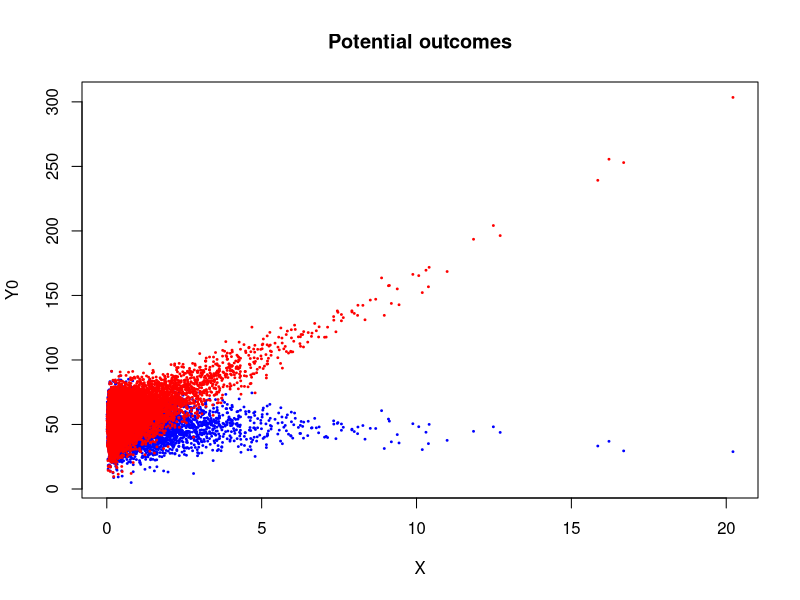
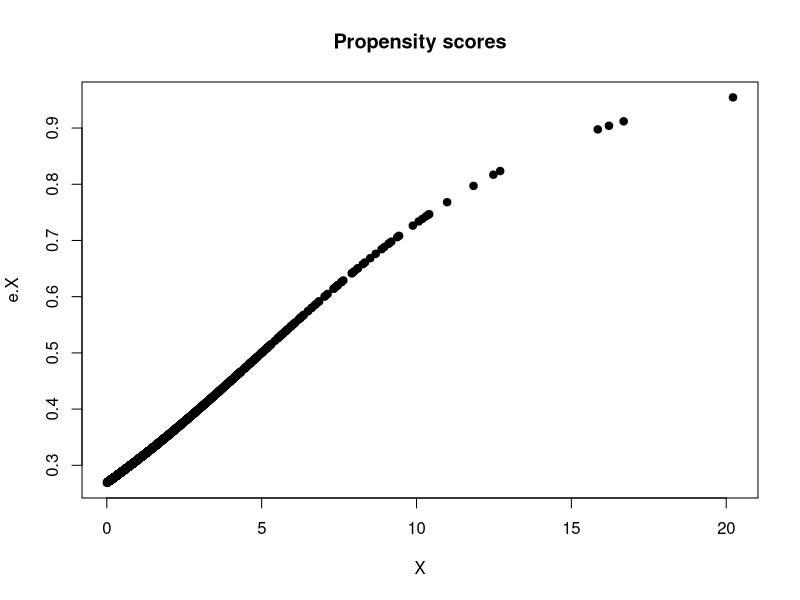
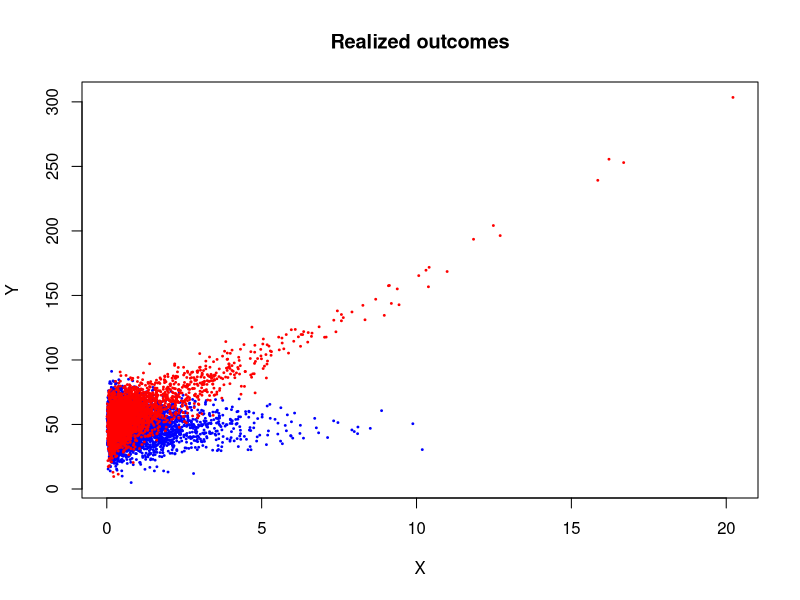
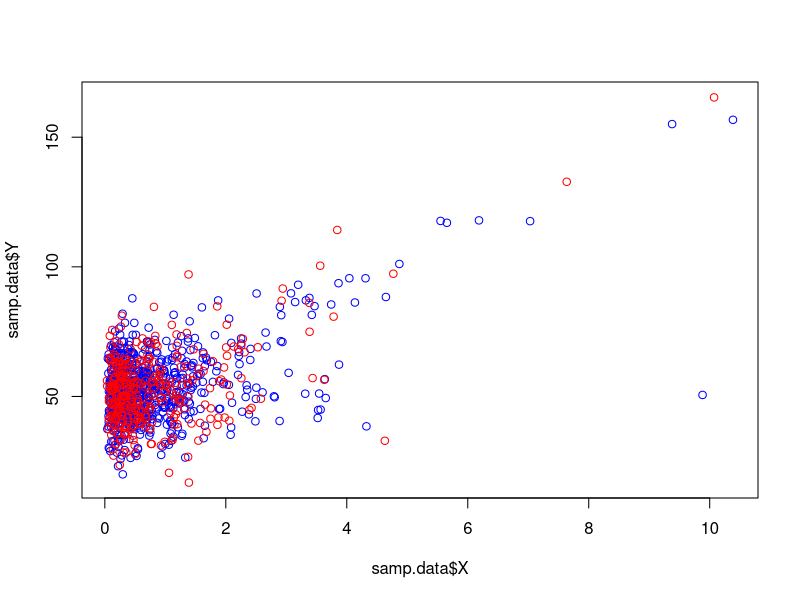
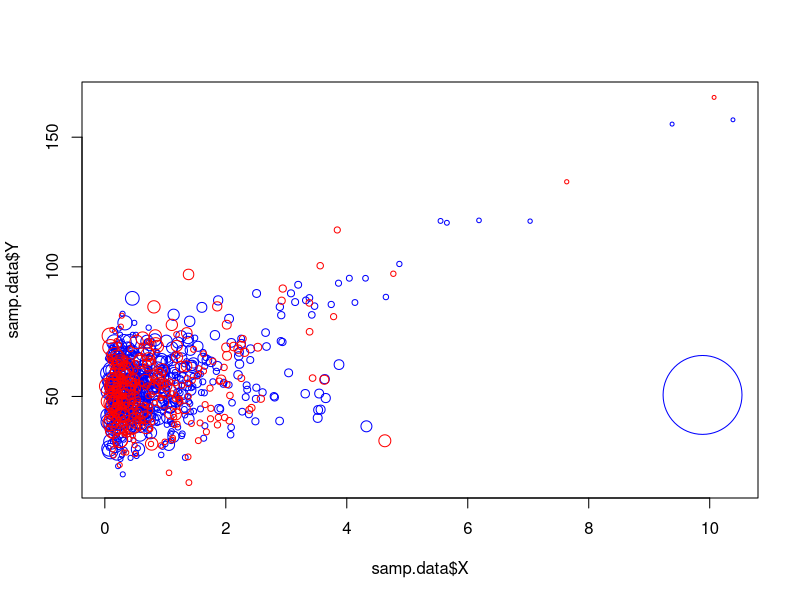
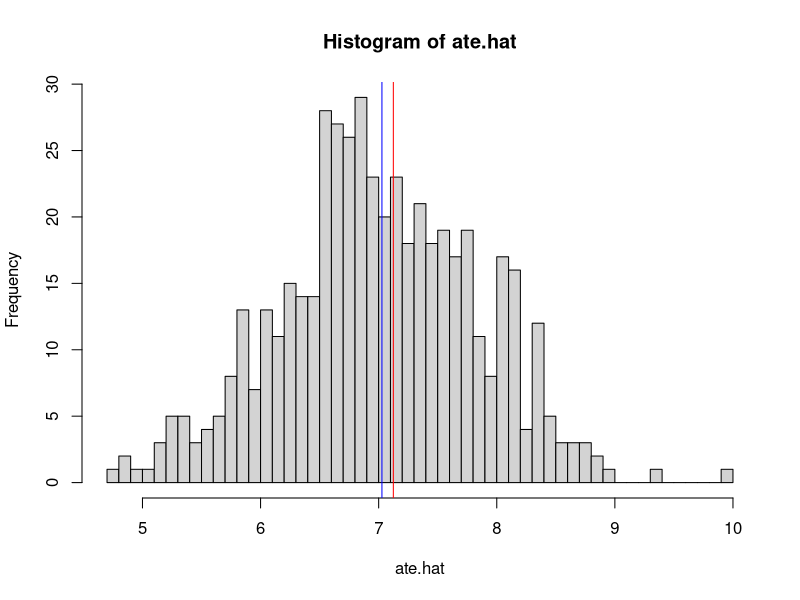
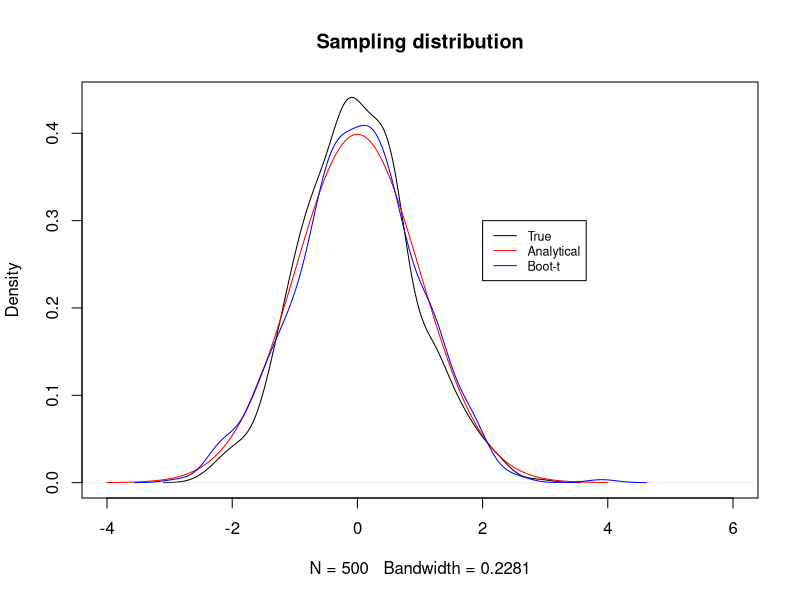
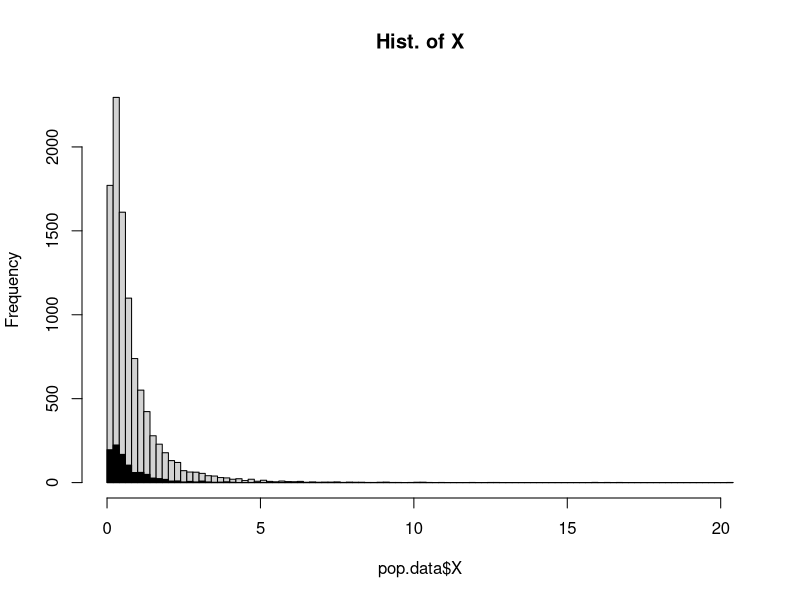

Source code (R) for these figures, in order:
## ---- chunk 1
knitr::opts_chunk$set(echo = TRUE, fig.dim = c(4,4))
library(sandwich)
library(lmtest)
## ---- chunk 2
# Make population data
set.seed(11)
N.pop <- 10000
index <- 1:N.pop
X <- .5*exp(rnorm(N.pop))
Y0 <- 50-.05*X^2+(1+.5*(max(X)-X))*rnorm(N.pop)
Y1 <- -1.5 + Y0 + 10*X + .2*X^2+ .25*X*rnorm(N.pop)
e.X <- (1+exp(1-.2*X))^(-1)
D <- rbinom(N.pop, 1, e.X)
Y <- D*Y1 + (1-D)*Y0
rho <- mean(Y1-Y0)

plot(X, Y0, col="blue", pch=19, 
     cex=.25, ylim=range(c(Y1,Y0)),
     main="Potential outcomes")
points(X, Y1, col="red", pch=19, cex=.25)

plot(X, e.X, pch=19, main="Propensity scores")

plot(X, Y, type="n", ,
     main="Realized outcomes")
points(X[D==0], Y[D==0], col="blue", pch=19, cex=.25)
points(X[D==1], Y[D==1], col="red", pch=19, cex=.25)
rho
summary(lm(Y~D))[[4]][,1]
summary(lm(Y~D+X))[[4]][,1]
summary(lm(Y~D*I(X-mean(X))))[[4]][,1]

pop.data <- data.frame(index, Y, D, X)
## ---- chunk 3
# Draw a sample:
n.samp <- 1000

samp.i <- sample(index, n.samp)
samp.data <- pop.data[samp.i,]
plot(samp.data$X, samp.data$Y, type="n")
points(samp.data$X[D==0], samp.data$Y[D==0], col="blue")
points(samp.data$X[D==1], samp.data$Y[D==1], col="red")

summary(lm(Y~D, data=samp.data))[[4]][,1]
summary(lm(Y~D+X, data=samp.data))[[4]][,1]
summary(lm(Y~D*I(X-mean(X)), data=samp.data))[[4]][,1]

e.hat.X <- predict(glm(D~X, data=samp.data, 
						family="binomial"), 
						type="response")

samp.data$w <- samp.data$D*(1/e.hat.X) + (1-samp.data$D)*(1/(1-e.hat.X))

plot(samp.data$X, samp.data$Y, type="n")
points(samp.data$X[D==0], samp.data$Y[D==0], 
       cex=.5*samp.data$w[D==0],col="blue")
points(samp.data$X[D==1], samp.data$Y[D==1], 
       cex=.5*samp.data$w[D==1],col="red")
## ---- chunk 4
fit.ipsw.s <- lm(Y~D, weights=samp.data$w, data=samp.data)
summary(fit.ipsw.s)[[5]][,1]
## ---- chunk 5
# Get bootstrap estimate
n.boot <- 500
ate.hat <- rep(NA, n.boot)
t.out <- rep(NA, n.boot)

for (i in 1:n.boot){
	boot.index <- sample(samp.data$index, n.samp, replace=T)
	boot.data <- samp.data[match(boot.index, samp.data$index),] 	
	e.hat.boot <- predict(glm(D~X, data=boot.data, 
							family="binomial"), 
							type="response")
boot.data$w <- boot.data$D*(1/e.hat.boot)/sum(boot.data$D*(1/e.hat.boot)) + (1-boot.data$D)*(1/(1-e.hat.boot))/sum((1-boot.data$D)*(1/(1-e.hat.boot)))
	fit.ipsw.b <- lm(Y~D, weights=boot.data$w, data=boot.data) 
	ate.hat[i] <- coef(fit.ipsw.b)[2]
	t.out[i] <- coeftest(fit.ipsw.b , vcov.= vcovHC(fit.ipsw.b, "HC2"))[2,3]
	cat(paste(i, " ")); flush.console() # progress indicator
}

hist(ate.hat, breaks=50)
abline(v=coef(fit.ipsw.s)[2], col="blue")
abline(v=rho, col="red")

aCI.out <- coeftest(fit.ipsw.s , vcov.= vcovHC(fit.ipsw.s, "HC2"))

# Naive analytical asymptotic CI ignoring pscore estimation
aaCI <- c(aCI.out[2,1]-qt(.975, fit.ipsw.s[[9]])*aCI.out[2,2], aCI.out[2,1]+qt(.975, fit.ipsw.s[[9]])*aCI.out[2,2])
# Bootstrap-b CI
bbCI <- quantile(ate.hat, c(0.025, .975))
# Bootstrap-t CI
btCI <- aCI.out[2,2]*quantile(t.out, c(0.025, .975))

coef(fit.ipsw.s)[2]
aaCI
bbCI
btCI
## ---- chunk 6

n.iter <- 500
ate.hat.s <- rep(NA, n.iter)
t.out.s <- rep(NA, n.iter)

for(j in 1:n.iter){
	samp.i <- sample(index, n.samp)
	samp.data <- pop.data[samp.i,]
	e.hat.X <- predict(glm(D~X, data=samp.data, 
						family="binomial"), 
						type="response")
	samp.data$w <- samp.data$D*(1/e.hat.X) + (1-samp.data$D)*(1/(1-e.hat.X))
	fit.ipsw <- lm(Y~D, weights=samp.data$w, data=samp.data)
	ate.hat.s[j] <- coef(fit.ipsw)[2]
	t.out.s[j] <- coeftest(fit.ipsw , vcov.= vcovHC(fit.ipsw, "HC2"))[2,3]
	cat(paste(j, " ")); flush.console() # progress indicator
}

# True coef mean
mean(ate.hat.s)
# Estimate
coef(fit.ipsw.s)[2]

# True sampling sd
sd(ate.hat.s)
# Estimates
#  Naive analytical
aCI.out[2,2]
#  bootstrap-b
sd(ate.hat)

# True t stat dist
plot(density(t.out.s-mean(t.out.s)), 
     main="Sampling distribution",
     xlim=c(-4,6))
# Estimates:
#   Analytical
points(	seq(-4,4,.01), 
		dt(seq(-4,4,.01), 
		df=fit.ipsw.s[[9]]), 
		type="l", 
		col="red")
#  Bootstrap-t
points(density(t.out-mean(t.out)), type="l",col="blue")
legend(2,.3, legend=c("True","Analytical","Boot-t"),
       col=c("black","red","blue"),
       lty=c("solid","solid","solid"),
       cex=.75)
## ---- chunk 7
par(mfrow=c(1,1))
pophist <- hist(pop.data$X, breaks=100, freq=TRUE, main="Hist. of X")
hist(samp.data$X, add=TRUE, breaks=pophist$breaks, col="black")
max(pop.data$X)
max(samp.data$X)
## ---- chunk 8
max.s <- rep(NA, n.iter)

for(j in 1:n.iter){
	samp.i <- sample(index, n.samp)
	samp.data <- pop.data[samp.i,]
	max.s[j] <-  max(samp.data$X)
}

hist(max.s, freq=F, breaks=pophist$breaks)
## ---- chunk 9
max.b <- rep(NA, n.iter)

for (i in 1:n.boot){
	boot.index <- sample(samp.data$index, n.samp, replace=T)
	boot.data <- samp.data[match(boot.index, samp.data$index),] 	
	max.b[i] <-  max(boot.data$X)
}	

hist(max.b, freq=F, breaks=pophist$breaks)
sd(max.s)
sd(max.b)
